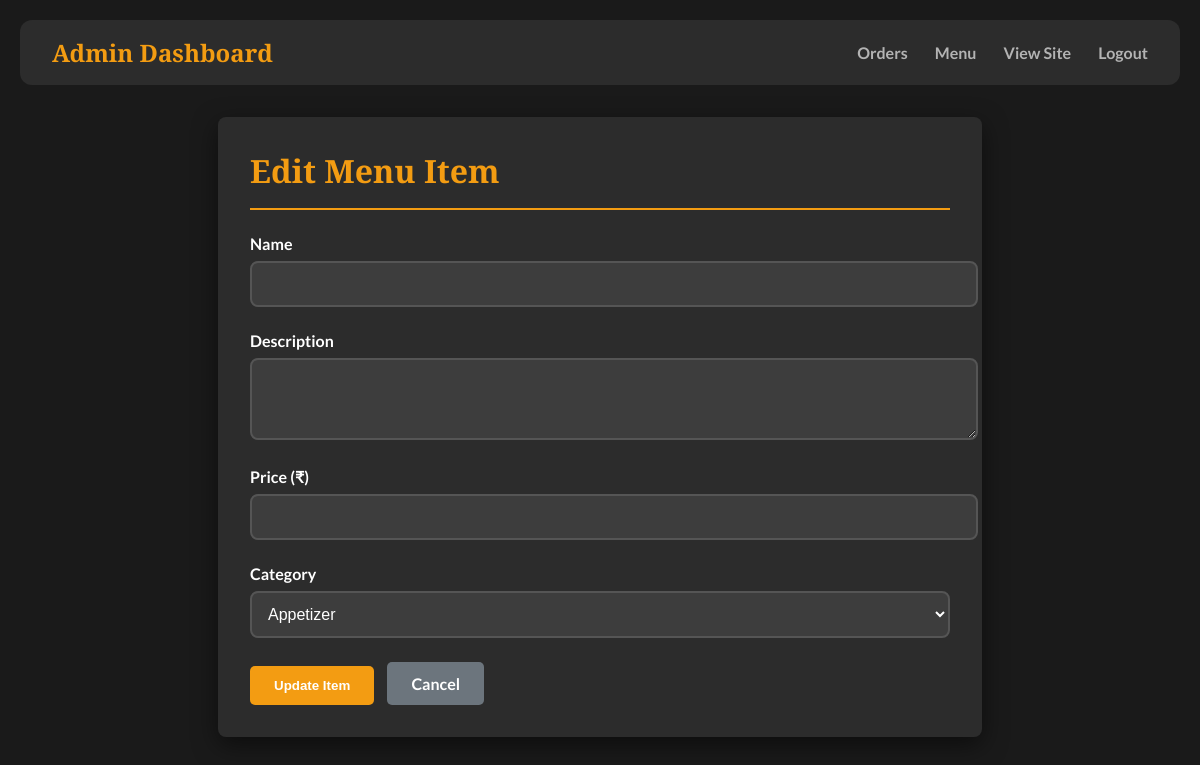
The page /admin/menu/edit/1 (signed in) on the database as committed earlier.
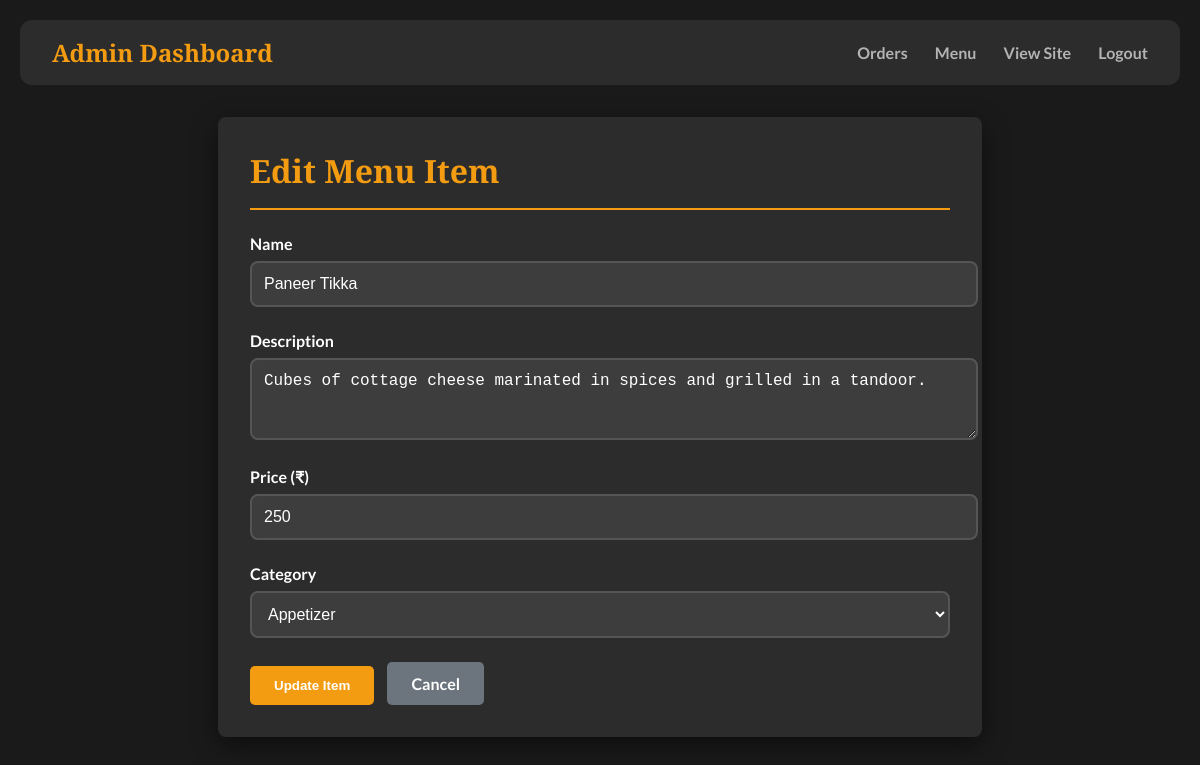
The same page on the database as committed later.
### tables this page shows
CREATE TABLE menu (
    id INTEGER PRIMARY KEY AUTOINCREMENT,
    name TEXT NOT NULL,
    description TEXT NOT NULL,
    price INTEGER NOT NULL,
    category TEXT NOT NULL
);

### app.py (the view, shortened to what this page needs)
@app.route('/admin/menu/edit/<int:id>', methods=['GET', 'POST'])
def edit_menu_item(id):
    if not session.get('logged_in'):
        return redirect(url_for('admin_login'))
    conn = get_db_connection()
    item = conn.execute('SELECT * FROM menu WHERE id = ?', (id,)).fetchone()
    conn.close()
    return render_template('edit_item.html', item=item)

### app.py (called while the page is built)
def get_db_connection():
    conn = sqlite3.connect('database.db')
    conn.row_factory = sqlite3.Row
    return conn

### templates/edit_item.html (shortened to what this page needs)
<!DOCTYPE html>
<html lang="en">
<head>
</head>
<body>
    <nav class="navbar">
        <div class="logo">Admin Dashboard</div>
        <div>
            <a href="{{ url_for('admin_orders') }}">Orders</a>
            <a href="{{ url_for('admin_menu') }}">Menu</a>
            <a href="{{ url_for('home') }}">View Site</a>
            <a href="{{ url_for('logout') }}">Logout</a>
        </div>
    </nav>
    <div class="container">
        <div class="header">
            <h1>Edit Menu Item</h1>
        </div>
        <form method="post">
            <div class="form-group">
                <label for="name">Name</label>
                <input type="text" id="name" name="name" value="{{ item['name'] }}" required>
            </div>
            <div class="form-group">
                <label for="description">Description</label>
                <textarea id="description" name="description" rows="3" required>{{ item['description'] }}</textarea>
            </div>
            <div class="form-group">
                <label for="price">Price (₹)</label>
                <input type="number" step="0.01" id="price" name="price" value="{{ item['price'] }}" required>
            </div>
            <div class="form-group">
                <label for="category">Category</label>
                <select id="category" name="category" required>
                    <option value="Appetizer" {% if item['category'] == 'Appetizer' %}selected{% endif %}>Appetizer</option>
                </select>
            </div>
            <button type="submit" class="btn btn-primary">Update Item</button>
            <a href="{{ url_for('admin_menu') }}" class="btn btn-secondary">Cancel</a>
        </form>
    </div>
</body>
</html>

Rows that differ between the two databases and show on the page:
added menu: name "Paneer Tikka", description "Cubes of cottage cheese marinated in spices and grilled in a tandoor.", price "250", category "Appetizer"
Other text that changed with them:
form field category: "Appetizer" → (not shown)
